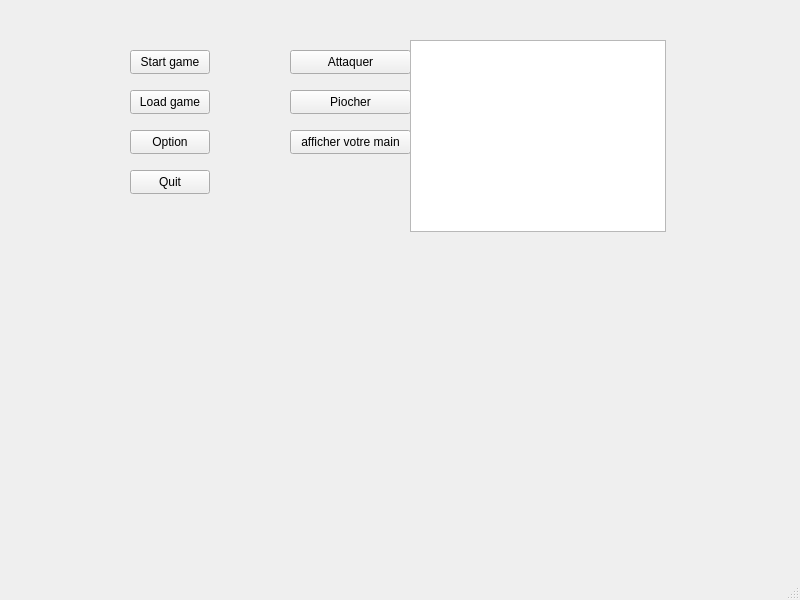
<?xml version="1.0" encoding="UTF-8"?>
<ui version="4.0">
 <class>MainWindow</class>
 <widget class="QMainWindow" name="MainWindow">
  <property name="geometry">
   <rect>
    <x>0</x>
    <y>0</y>
    <width>800</width>
    <height>600</height>
   </rect>
  </property>
  <property name="windowTitle">
   <string>MainWindow</string>
  </property>
  <widget class="QWidget" name="centralwidget">
   <widget class="QPushButton" name="ButtonStartGame">
    <property name="geometry">
     <rect>
      <x>130</x>
      <y>50</y>
      <width>80</width>
      <height>24</height>
     </rect>
    </property>
    <property name="text">
     <string>Start game</string>
    </property>
   </widget>
   <widget class="QPushButton" name="ButtonLoadGame">
    <property name="geometry">
     <rect>
      <x>130</x>
      <y>90</y>
      <width>80</width>
      <height>24</height>
     </rect>
    </property>
    <property name="text">
     <string>Load game</string>
    </property>
   </widget>
   <widget class="QPushButton" name="ButtonOption">
    <property name="geometry">
     <rect>
      <x>130</x>
      <y>130</y>
      <width>80</width>
      <height>24</height>
     </rect>
    </property>
    <property name="text">
     <string>Option</string>
    </property>
   </widget>
   <widget class="QPushButton" name="ButtonQuit">
    <property name="geometry">
     <rect>
      <x>130</x>
      <y>170</y>
      <width>80</width>
      <height>24</height>
     </rect>
    </property>
    <property name="text">
     <string>Quit</string>
    </property>
   </widget>
   <widget class="QPushButton" name="Attaquer">
    <property name="geometry">
     <rect>
      <x>290</x>
      <y>50</y>
      <width>121</width>
      <height>24</height>
     </rect>
    </property>
    <property name="text">
     <string>Attaquer</string>
    </property>
   </widget>
   <widget class="QPushButton" name="Piocher">
    <property name="geometry">
     <rect>
      <x>290</x>
      <y>90</y>
      <width>121</width>
      <height>24</height>
     </rect>
    </property>
    <property name="text">
     <string>Piocher</string>
    </property>
   </widget>
   <widget class="QPushButton" name="Afficher_carte">
    <property name="geometry">
     <rect>
      <x>290</x>
      <y>130</y>
      <width>121</width>
      <height>24</height>
     </rect>
    </property>
    <property name="text">
     <string>afficher votre main</string>
    </property>
   </widget>
   <widget class="QTextBrowser" name="textBrowser">
    <property name="geometry">
     <rect>
      <x>410</x>
      <y>40</y>
      <width>256</width>
      <height>192</height>
     </rect>
    </property>
   </widget>
  </widget>
  <widget class="QMenuBar" name="menubar">
   <property name="geometry">
    <rect>
     <x>0</x>
     <y>0</y>
     <width>800</width>
     <height>21</height>
    </rect>
   </property>
  </widget>
  <widget class="QStatusBar" name="statusbar"/>
 </widget>
 <resources/>
 <connections/>
</ui>
